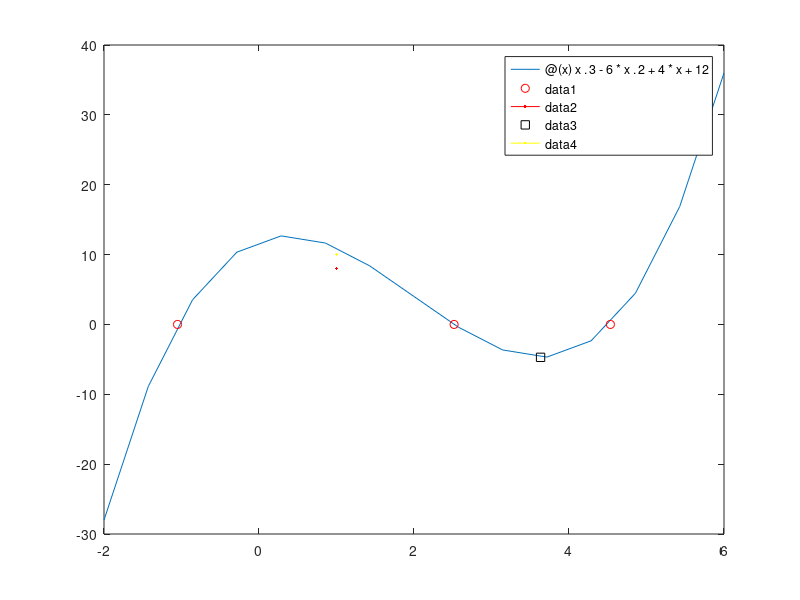

Write MATLAB code to recreate this figure. (Note: this script raises an error after producing the figure.)
% 정답 53: 익명 함수 + fzero / fminbnd / integral + fplot
clear, clc, clf
f = @(x) x.^3 - 6*x.^2 + 4*x + 12;
guesses = [-1.5 2 5];
roots3 = arrayfun(@(x0) fzero(f, x0), guesses)
[xmin, fmin] = fminbnd(f, 0, 6)
A = integral(f, 0, 4)
fprintf('Roots: %.4f  %.4f  %.4f\n', roots3)
fprintf('Minimum f(%.4f) = %.4f on [0, 6]\n', xmin, fmin)
fprintf('Integral from 0 to 4 = %.4f\n', A)
fplot(f, [-2 6], LineWidth = 1.5)
hold on
plot(roots3, f(roots3), "ro", MarkerSize = 8, MarkerFaceColor = "r")
plot(xmin, fmin, "ks", MarkerSize = 10, MarkerFaceColor = "y")
yline(0, "--")
hold off
grid on
xlabel("x"), ylabel("f(x)")
title("f(x) = x^3 - 6x^2 + 4x + 12")
legend("f(x)", "roots", "minimum", Location = "northwest")
text(xmin, fmin - 5, sprintf("min = %.2f", fmin), HorizontalAlignment = "center")
theme(gcf, "light")
exportgraphics(gcf, '../img/a53_fzero_fminbnd.png')
